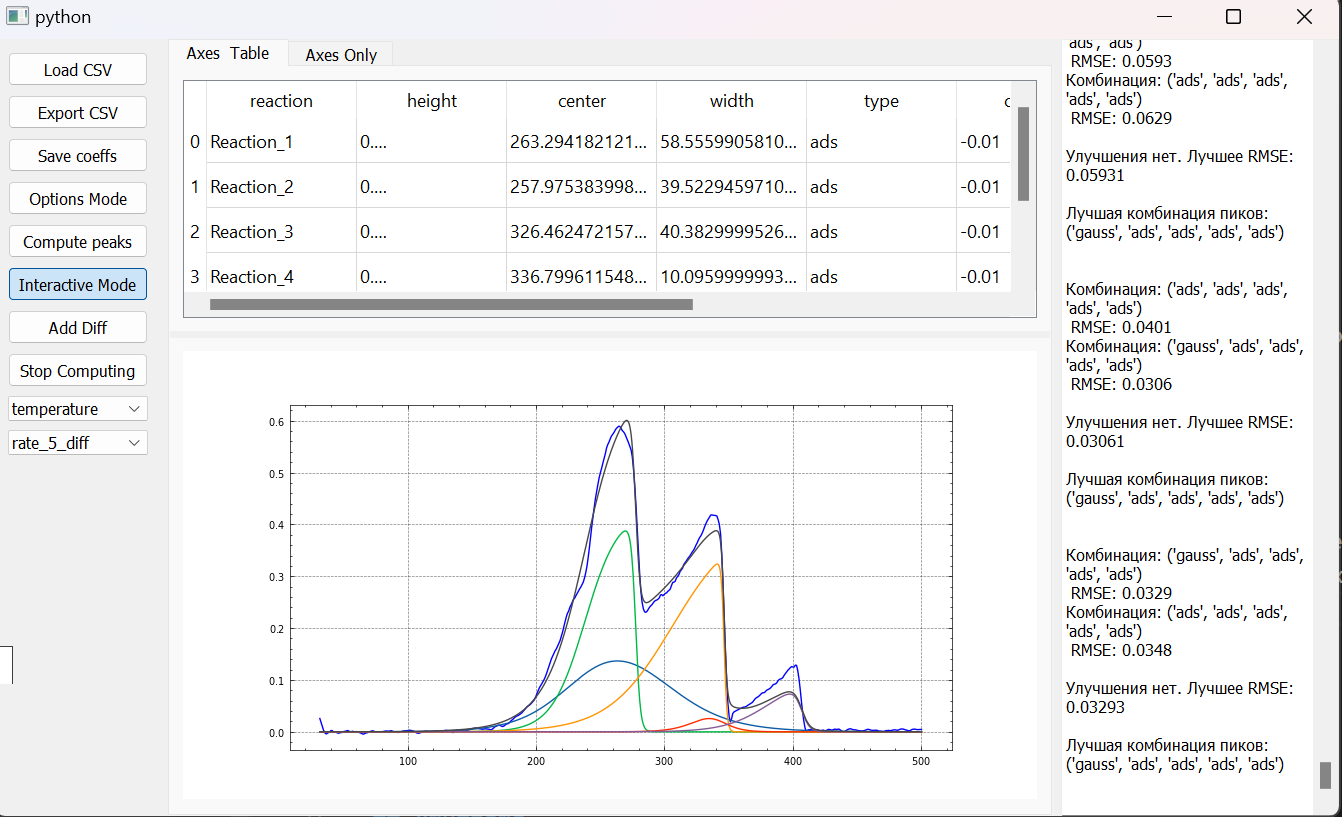

Reproduce this figure in Python.
import sys
from io import StringIO
import logging

from PyQt5.QtWidgets import QApplication, QWidget, QMainWindow
from PyQt5.QtCore import Qt, QThread, pyqtSignal

from src.csv_viewer import CSVViewer
from src.pandas_model import PandasModel
from src.table_manager import TableManager
from src.math_operations import MathOperations
from src.ui import UIInitializer
from src.event_handler import EventHandler

import numpy as np
import pandas as pd
from scipy.optimize import minimize

# Импортируем matplotlib и применяем стиль
import matplotlib.pyplot as plt
import scienceplots
plt.style.use(['science', 'no-latex', 'nature', 'grid'])

from src.logger_config import logger


class ComputePeaksThread(QThread):
    progress_signal = pyqtSignal(float)
    finished_signal = pyqtSignal(object) # Для передачи результата

    def __init__(self, x_column_name, y_column_name, initial_coefficients, constraints, event_handler, table_manager, init_params):
        super().__init__()
        self.x_column_name = x_column_name
        self.y_column_name = y_column_name
        self.initial_coefficients = initial_coefficients
        self.constraints = constraints
        self.is_running = True
        self.event_handler = event_handler
        self.table_manager = table_manager
        self.init_params = init_params

    def run(self):
        def objective(coefficients):
            if not self.is_running:
                raise Exception("Остановка оптимизации по требованию пользователя")
            best_rmse = self.event_handler.data_handler.compute_peaks_button_pushed(
                coefficients, self.x_column_name, self.y_column_name, self.init_params)
            return best_rmse

        def callback(x):
            if not self.is_running:
                raise Exception("Остановка оптимизации по требованию пользователя")

        try:
            result = minimize(objective, self.initial_coefficients, constraints=self.constraints, method='SLSQP', callback=callback)
            if self.is_running:
                self.finished_signal.emit(result) # Передача результата
        except Exception as e:
            logger.warning(str(e))
            self.event_handler.data_handler.console_message_signal.emit(
                f'\nОстановка оптимизации по требованию пользователя.\n')
            self.finished_signal.emit(None) # Передача None, если есть ошибка

    def stop(self):
        self.is_running = False
        
class MainApp(QMainWindow):
    """Главное приложение."""
    functions_data = pd.DataFrame(columns=[
        'reaction', 'height', 'center', 'width', 'type', 'coeff_1'])
    
    options_data = pd.DataFrame({
        'maxfev': [1000], 'coeff_1': [-0.01], 'rmse':[0.0],'bottom_constraint':[-4], 'top_constraint':[-0.01]})
    
    table_dict = {
        'gauss':functions_data,'options':options_data}
    
    def __init__(self):
        """Инициализация класса."""
        super().__init__()
        
        # Создаем экземпляры без аргументов
        self.viewer = CSVViewer(table_dict=self.table_dict)
        self.math_operations = MathOperations()
        
        # Создаем другие объекты, передавая в них ссылку на viewer
        self.table_manager = TableManager(self.viewer, self.math_operations, [*self.table_dict.keys()], self.table_dict)
        self.ui_initializer = UIInitializer(self, self.viewer)
        self.setCentralWidget(self.ui_initializer.main_splitter)
        # Инициализируем CSVViewer, передав в него ссылки на table_manager и ui_initializer
        self.viewer.initialize(self.table_manager, self.ui_initializer) 
        
        self.event_handler = EventHandler(self)
        self.table_manager.models['gauss'].data_changed_signal.connect(self.event_handler.graph_handler.rebuild_gaussians) 
        self.event_handler.ui_handler.connect_signals()
        self.event_handler.update_console_signal.connect(self.ui_initializer.update_console)
        
        self.stop_optimization = False
    
    def load_csv_table(self):
        self.viewer.get_csv()
        self.table_dict.update({self.viewer.file_name: self.viewer.df})
        # Удаление всех ключей со значением None
        self.table_dict = {k: v for k, v in self.table_dict.items() if k is not None} 
        self.table_manager.update_table_data(self.viewer.file_name, self.viewer.df)
        self.table_manager.fill_table(self.viewer.file_name)
        box_list = [self.ui_initializer.combo_box_x, self.ui_initializer.combo_box_y]
        self.table_manager.fill_combo_boxes(self.viewer.file_name, box_list, True)
        # Сохранение информации DataFrame в строке
        buffer = StringIO()
        self.viewer.df.info(buf=buffer)
        file_info = buffer.getvalue()
        self.event_handler.data_handler.console_message_signal.emit(f'Загружен CSV файл:\n {file_info}')
        file_handler = logging.FileHandler(f'{self.viewer.file_name}.log')
        logger.addHandler(file_handler)
    
    def switch_to_interactive_mode(self, activated):
        if activated:
            self.event_handler.ui_handler.connect_canvas_events()
        else:
            self.event_handler.ui_handler.disconnect_canvas_events()

    def options_mode(self):        
        self.table_manager.fill_table_signal.emit('options')    
   
    def compute_peaks(self):
        self.event_handler.data_handler.console_message_signal.emit(
                f'\nОптимизация параметров начата.\n')
        x_column_name = self.ui_initializer.combo_box_x.currentText()
        y_column_name = self.ui_initializer.combo_box_y.currentText()

        if self.table_manager.data['gauss']['coeff_1'].size > 0:
            initial_coefficients = self.table_manager.data['gauss']['coeff_1'].values
            
            logger.debug(f'содержание initial_coefficients {initial_coefficients}')
            _ = self.table_manager.data['options']['bottom_constraint'].iloc[0]
            logger.debug(f'bottom_constraint:  {_}')
            _ = self.table_manager.data['options']['top_constraint'].iloc[0]
            logger.debug(f'top_constraint:  {_}')
            
            constraints = []
            for i in range(len(initial_coefficients)):
                constraints.append({
                    'type': 'ineq', 
                    'fun': lambda x, i=i: x[i] - float(self.table_manager.data['options']['bottom_constraint'].iloc[0])
                })                
                
                constraints.append({
                    'type': 'ineq', 
                    'fun': lambda x, i=i: float(self.table_manager.data['options']['top_constraint'].iloc[0]) - x[i]
                })                
                
            # Создание экземпляра потока
            init_params = self.event_handler.data_handler.get_init_params()
            self.compute_peaks_thread = ComputePeaksThread(
                x_column_name, y_column_name, initial_coefficients, constraints, 
                self.event_handler, self.table_manager, init_params)

            # Соединение сигналов с нужными слотами
            self.compute_peaks_thread.finished_signal.connect(self.on_peaks_computed)
            self.compute_peaks_thread.progress_signal.connect(self.on_progress_update)  # Если нужно обновление прогресса

            # Запуск потока
            self.compute_peaks_thread.start()

    def on_peaks_computed(self, result):
        if result:
            best_coefficients = result.x
            logger.info(f'Лучшие значения коэффициентов = {best_coefficients}')
            self.event_handler.data_handler.console_message_signal.emit(
                f'Оптимизация завершена. Лучшие параметры:\n {best_coefficients}')
        else:
            logger.warning('Ошибка при вычислении пиков')

    def on_progress_update(self, progress):
        # Здесь можно обновить индикатор прогресса или другие элементы UI
        pass

    def stop_computing_peaks(self):
        self.event_handler.data_handler.console_message_signal.emit(
                f'\nОстановка вычислений. Дождитесь завершения потоков.\n')
        self.compute_peaks_thread.stop()  # Останавливаем поток, если он запущен
        
    def add_diff(self):
        x_column_name = self.ui_initializer.combo_box_x.currentText() 
        y_column_name = self.ui_initializer.combo_box_y.currentText()     
        self.event_handler.data_handler.add_diff_button_pushed(x_column_name, y_column_name)
        
    def plot_graph(self):
        self.event_handler.graph_handler.plot_graph_signal.emit()
        
    def create_new_table():        
        pass
    

if __name__ == '__main__':
    app = QApplication(sys.argv)
    ex = MainApp()
    ex.show()
    sys.exit(app.exec_())
